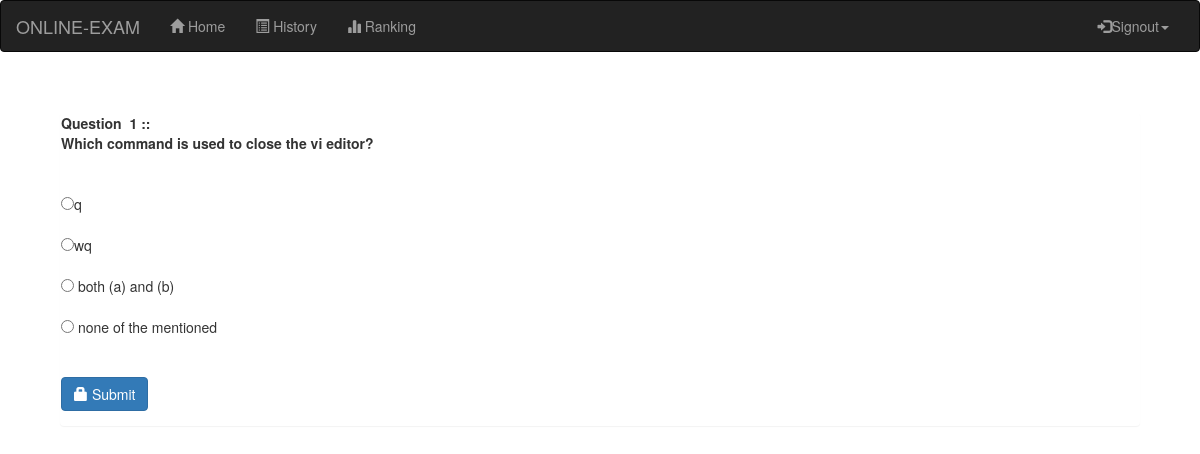
Screenshot of /landingpage.php?q=quiz&step=2&eid=5589741f9ed52&n=1&t=5 (signed in) with the database file from the repository.
### tables this page shows
CREATE TABLE `questions` (
  `eid` text NOT NULL,
  `qid` text NOT NULL,
  `qns` text NOT NULL,
  `choice` int(10) NOT NULL,
  `sn` int(11) NOT NULL
);

CREATE TABLE `options` (
  `qid` varchar(50) NOT NULL,
  `option` varchar(5000) NOT NULL,
  `optionid` text NOT NULL
);

### landingpage.php (the view, shortened to what this page needs)
<html>
<head>
    <link rel="stylesheet" href="https://maxcdn.bootstrapcdn.com/bootstrap/3.3.7/css/bootstrap.min.css">
</head>
<body>
    <?php
    include_once 'config.php';
    ?>
    <div class="navbar navbar-inverse">
        <div class="container-fluid">
            <div class="row">
                <div class="col-lg-12">
                    <div class="navbar-header">
                        <a href="#" class="navbar-brand">ONLINE-EXAM</a>
                    </div>
                    <div class="navbar-collapse collapse" id="mobile_menu">
                        <ul class="nav navbar-nav">
                            <li <?php if (@$_GET['q'] == 1) echo 'class="active"'; ?>><a href="landingpage.php?q=1"><span class="glyphicon glyphicon-home" aria-hidden="true"></span>&nbsp;Home<span class="sr-only">(current)</span></a></li>
                            <li <?php if (@$_GET['q'] == 2) echo 'class="active"'; ?>><a href="landingpage.php?q=2"><span class="glyphicon glyphicon-list-alt" aria-hidden="true"></span>&nbsp;History</a></li>
                            <li <?php if (@$_GET['q'] == 3) echo 'class="active"'; ?>><a href="landingpage.php?q=3"><span class="glyphicon glyphicon-stats" aria-hidden="true"></span>&nbsp;Ranking</a></li>
                        </ul>
                        <ul class="nav navbar-nav navbar-right">
                            <li><a href="#" class="dropdown-toggle" data-toggle="dropdown"><span class="glyphicon glyphicon-log-in"></span>Signout<span class="caret"></span></a>
                            </li>
                        </ul>
                    </div>
                </div>
            </div>
        </div>
    </div>
    <?php
    if (@$_GET['q'] == 'quiz' && @$_GET['step'] == 2) {
        $eid = @$_GET['eid'];
        $sn = @$_GET['n'];
        $total = @$_GET['t'];
        $q = mysqli_query($con, "SELECT * FROM questions WHERE eid='$eid' AND sn='$sn' ");
        echo '<div class="panel" style="margin:5%">';
        while ($row = mysqli_fetch_array($q)) {
            $qns = $row['qns'];
            $qid = $row['qid'];
            echo '<b>Question &nbsp;' . $sn . '&nbsp;::<br />' . $qns . '</b><br /><br />';
        }
        $q = mysqli_query($con, "SELECT * FROM options WHERE qid='$qid' ");
        echo '<form action="update.php?q=quiz&step=2&eid=' . $eid . '&n=' . $sn . '&t=' . $total . '&qid=' . $qid . '" method="POST"  class="form-horizontal">
<br />';
        while ($row = mysqli_fetch_array($q)) {
            $option = $row['option'];
            $optionid = $row['optionid'];
            echo '<input type="radio" name="ans" value="' . $optionid . '">' . $option . '<br /><br />';
        }
        echo '<br /><button type="submit" class="btn btn-primary"><span class="glyphicon glyphicon-lock" aria-hidden="true"></span>&nbsp;Submit</button></form></div>';
    }
    ?>
</body>
</html>

### rows the page displays
questions: qns "Which command is used to close the vi editor?"
options: option "q"
options: option "wq"
options: option "both (a) and (b)"
options: option "none of the mentioned"
